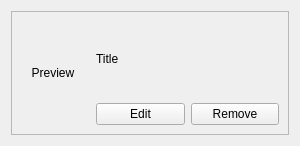
<?xml version="1.0" encoding="UTF-8"?>
<ui version="4.0">
 <class>AttachmentWidget</class>
 <widget class="QWidget" name="AttachmentWidget">
  <property name="geometry">
   <rect>
    <x>0</x>
    <y>0</y>
    <width>300</width>
    <height>146</height>
   </rect>
  </property>
  <property name="sizePolicy">
   <sizepolicy hsizetype="Preferred" vsizetype="Preferred">
    <horstretch>0</horstretch>
    <verstretch>0</verstretch>
   </sizepolicy>
  </property>
  <property name="maximumSize">
   <size>
    <width>300</width>
    <height>16777215</height>
   </size>
  </property>
  <property name="windowTitle">
   <string>Form</string>
  </property>
  <property name="autoFillBackground">
   <bool>false</bool>
  </property>
  <property name="styleSheet">
   <string notr="true"/>
  </property>
  <layout class="QVBoxLayout" name="verticalLayout_4">
   <property name="sizeConstraint">
    <enum>QLayout::SetMinimumSize</enum>
   </property>
   <item>
    <widget class="QFrame" name="frame">
     <property name="frameShape">
      <enum>QFrame::StyledPanel</enum>
     </property>
     <property name="frameShadow">
      <enum>QFrame::Raised</enum>
     </property>
     <layout class="QHBoxLayout" name="horizontalLayout">
      <item>
       <widget class="QLabel" name="preview">
        <property name="sizePolicy">
         <sizepolicy hsizetype="Fixed" vsizetype="Fixed">
          <horstretch>0</horstretch>
          <verstretch>0</verstretch>
         </sizepolicy>
        </property>
        <property name="minimumSize">
         <size>
          <width>64</width>
          <height>64</height>
         </size>
        </property>
        <property name="baseSize">
         <size>
          <width>256</width>
          <height>256</height>
         </size>
        </property>
        <property name="text">
         <string>Preview</string>
        </property>
        <property name="alignment">
         <set>Qt::AlignCenter</set>
        </property>
       </widget>
      </item>
      <item>
       <layout class="QVBoxLayout" name="verticalLayout" stretch="0,0">
        <property name="sizeConstraint">
         <enum>QLayout::SetMaximumSize</enum>
        </property>
        <property name="leftMargin">
         <number>5</number>
        </property>
        <property name="topMargin">
         <number>5</number>
        </property>
        <item>
         <widget class="QLabel" name="title">
          <property name="sizePolicy">
           <sizepolicy hsizetype="Preferred" vsizetype="Preferred">
            <horstretch>0</horstretch>
            <verstretch>0</verstretch>
           </sizepolicy>
          </property>
          <property name="minimumSize">
           <size>
            <width>128</width>
            <height>0</height>
           </size>
          </property>
          <property name="text">
           <string>Title</string>
          </property>
         </widget>
        </item>
        <item>
         <layout class="QHBoxLayout" name="horizontalLayout_2">
          <property name="topMargin">
           <number>5</number>
          </property>
          <item>
           <widget class="QPushButton" name="edit">
            <property name="text">
             <string>Edit</string>
            </property>
           </widget>
          </item>
          <item>
           <widget class="QPushButton" name="remove">
            <property name="text">
             <string>Remove</string>
            </property>
           </widget>
          </item>
         </layout>
        </item>
       </layout>
      </item>
     </layout>
    </widget>
   </item>
  </layout>
 </widget>
 <resources/>
 <connections/>
</ui>
